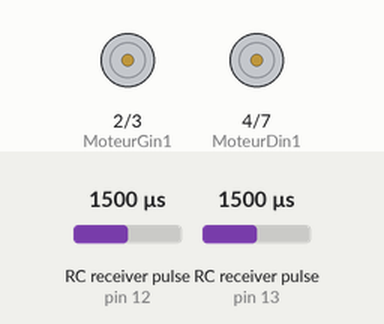
Bench run of a sketch on a simulated Arduino Uno, built with avr-gcc and run on an emulated ATmega328P. Shown: motor-driver pin pairs drawn as motors (green arrow = first pin HIGH = forward, orange = second pin HIGH = backward, longer = more drive, scaled by the enable pin). Wiring (inferred from the names in the program): 2 × RC receiver channel: data pin 12 / data pin 13. The test bench sets the inputs (shaded band); at power-on: RC receiver pulse (sensors on pin 12, pin 13) 1500 µs.

Above: at 1.2 s.
1.3 s: RC receiver pulse (sensor on pin 12) set to 1020 µs
At 1.8 s:
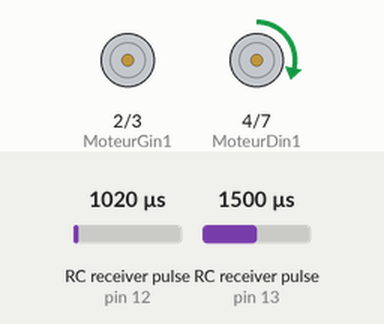
2.8 s: RC receiver pulse (sensor on pin 13) set to 1498 µs
At 3.7 s:
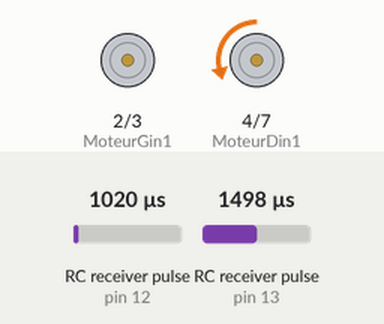
4.3 s: RC receiver pulse (sensor on pin 12) set to 1750 µs
At 5.5 s:
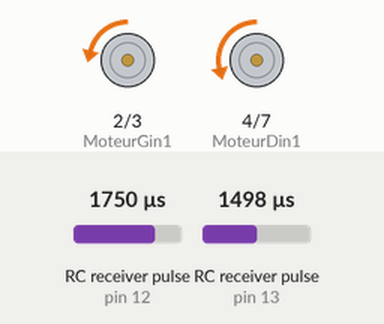
5.8 s: RC receiver pulse (sensor on pin 13) set to 1020 µs
At 6.7 s:
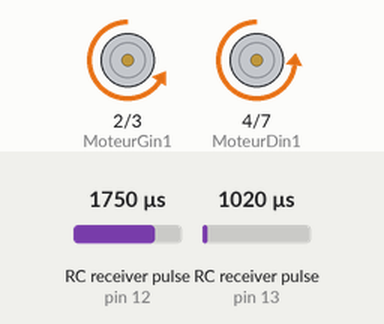
7.3 s: RC receiver pulse (sensor on pin 13) set to 1250 µs
8.9 s: RC receiver pulse (sensor on pin 12) set to 1512 µs
At 9.3 s:
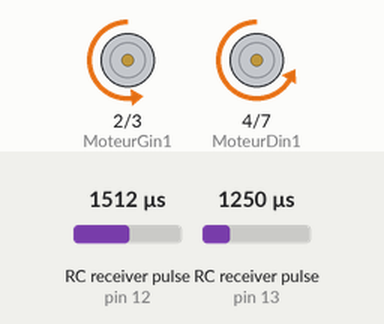
10.4 s: RC receiver pulse (sensor on pin 12) set to 1484 µs
At 11.1 s:
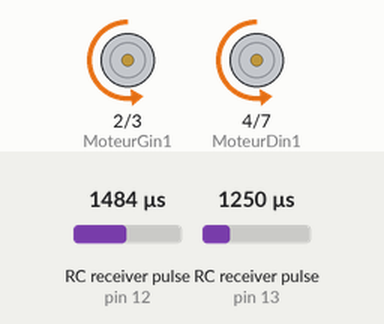
Timing chart, 0 to 12.9 s (numbered marks = the images above; inputs shaded):
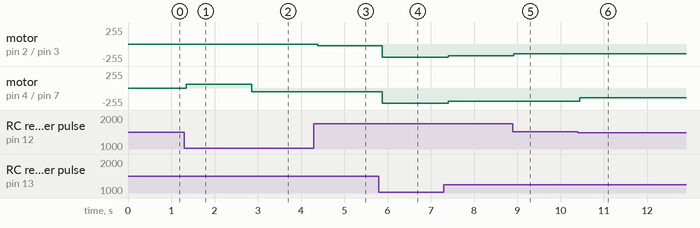

The sketch:

Avancer_et_tourner_telecomande_sans_affichage.ino
```cpp
#define Droit 0
#define Gauche 1
#define Avancer 1
#define Reculer 2
#define Stop 0

//def variable
#define MoteurDin1 4  //pin de commande moteur DroitIN3
#define MoteurDin2 7  //pin de commande moteur DroitIN4
#define MoteurDenA 5  //pin PWM moteur Droit
#define MoteurGin1 2  //pin de commande moteur Gauche
#define MoteurGin2 3 //pin de commande moteur Gauche
#define MoteurGenA 6 //pin PWM moteur Gauche

void cmd_motor(byte, byte, byte);

//chanel
#define chanel1 12
#define chanel2 13

unsigned long t0,t;
int delta,vitesse,maxi,moy,mini;
byte correc1,correc2,correc3,correc;
byte sensD, vitesseD, sensG, vitesseG, x=0,CorG,CorD;
byte vitGcorrec,vitDcorrec;
void setup() {
Serial.begin(9600);
pinMode (MoteurDin1,OUTPUT);
pinMode (MoteurDin2,OUTPUT);
pinMode (MoteurDenA,OUTPUT);
pinMode (MoteurGin1,OUTPUT);
pinMode (MoteurGin2,OUTPUT);
pinMode (MoteurGenA,OUTPUT);
delta=500;
correc1=0;
correc2=50;
correc3=70;
maxi=2000-correc2;
mini=1000+correc3;
moy=1500-correc1;
delta=100;
correc=0;
}

void loop() {
t=millis();

    if((t-t0)>delta){
     int valeurChanel2=pulseIn(chanel2,HIGH);
     int valeurChanel1=pulseIn(chanel1,HIGH);

     if(valeurChanel1>moy){
         CorD = map(valeurChanel1,moy,maxi,0,20);

       }

       if(valeurChanel1<moy){
         CorG = map(valeurChanel1,moy,mini,0,20);

       }

       if(valeurChanel2<moy){
       vitesse = map(valeurChanel2,moy,mini,0,100);
       if(vitesse>=100){vitesse=100;}
       sensD=Avancer;sensG=Avancer;
       vitesseG=vitesse;
       vitesseD=vitesse;
       }
       if(valeurChanel2>moy){
         vitesse = map(valeurChanel2,moy,maxi,0,100);
         if(vitesse>=100){vitesse=100;}
          sensD=Reculer;sensG=Reculer;
          vitesseG=vitesse;
          vitesseD=vitesse;
       }
    t0=t;
    }

   vitGcorrec=vitesseG+correc+CorG;
   vitDcorrec=vitesseD+CorD;
if (vitGcorrec>=100){vitGcorrec=100-CorD;}
 if (vitDcorrec>=100){vitDcorrec=100-CorG;}


  cmd_motor(Gauche,sensG,vitGcorrec);
  cmd_motor(Droit,sensD, vitDcorrec);

}

void cmd_motor(byte motor, byte sens, byte vitesse){
byte rapcycle;
  rapcycle=map(vitesse,0,100,0,255); //on map pour avoir les 12 volt en pourcentage et pouvoir gerer le rapport cycle plus clairement

  //choix du moteur
  if ( motor == Droit && sens == Avancer) {
    analogWrite(MoteurDenA,rapcycle);
    digitalWrite(MoteurDin1,LOW);
    digitalWrite(MoteurDin2, HIGH);

  }

if ( motor == Droit && sens == Reculer) {
    analogWrite(MoteurDenA,rapcycle);
    digitalWrite(MoteurDin1,HIGH);
    digitalWrite(MoteurDin2, LOW);

  }

  if ( motor == Droit && sens == Stop) {
     digitalWrite(MoteurDenA,LOW);
    }


     if ( motor == Gauche && sens == Avancer) {
    analogWrite(MoteurGenA,rapcycle);
    digitalWrite(MoteurGin1,LOW);
    digitalWrite(MoteurGin2, HIGH);

  }

if ( motor == Gauche && sens == Reculer) {
    analogWrite(MoteurGenA,rapcycle);
    digitalWrite(MoteurGin1,HIGH);
    digitalWrite(MoteurGin2, LOW);

  }

  if ( motor == Gauche && sens == Stop) {
     digitalWrite(MoteurGenA,LOW);
    }
}
```

Measured:
- the behaviour switches between 1499 and 1498 µs on RC receiver pulse (sensor on pin 13) (found by bisection; images 1 and 2)
- the behaviour switches between 1499 and 1498 µs on RC receiver pulse (sensor on pin 12) (found by bisection; images 5 and 6)
- after the input at 1.3 s, motor on pin 4 (MoteurDin1) / pin 7 (MoteurDin2): stopped → forward 56/255 at once
- after the input at 2.8 s, motor on pin 4 (MoteurDin1) / pin 7 (MoteurDin2): forward 56/255 → backward 56/255 after 0.06 s
- after the input at 4.3 s, motor on pin 2 (MoteurGin1) / pin 3 (MoteurGin2): stopped → backward 28/255 after 0.08 s
- after the input at 5.8 s, motor on pin 2 (MoteurGin1) / pin 3 (MoteurGin2): backward 28/255 → backward 198/255 after 0.08 s; motor on pin 4 (MoteurDin1) / pin 7 (MoteurDin2): backward 56/255 → backward 226/255 after 0.08 s
- after the input at 7.3 s, motor on pin 2 (MoteurGin1) / pin 3 (MoteurGin2): backward 198/255 → backward 173/255 after 0.10 s; motor on pin 4 (MoteurDin1) / pin 7 (MoteurDin2): backward 226/255 → backward 201/255 after 0.10 s
- after the input at 8.9 s, motor on pin 2 (MoteurGin1) / pin 3 (MoteurGin2): backward 173/255 → backward 145/255 at once
- after the input at 10.4 s, motor on pin 4 (MoteurDin1) / pin 7 (MoteurDin2): backward 201/255 → backward 145/255 at once
